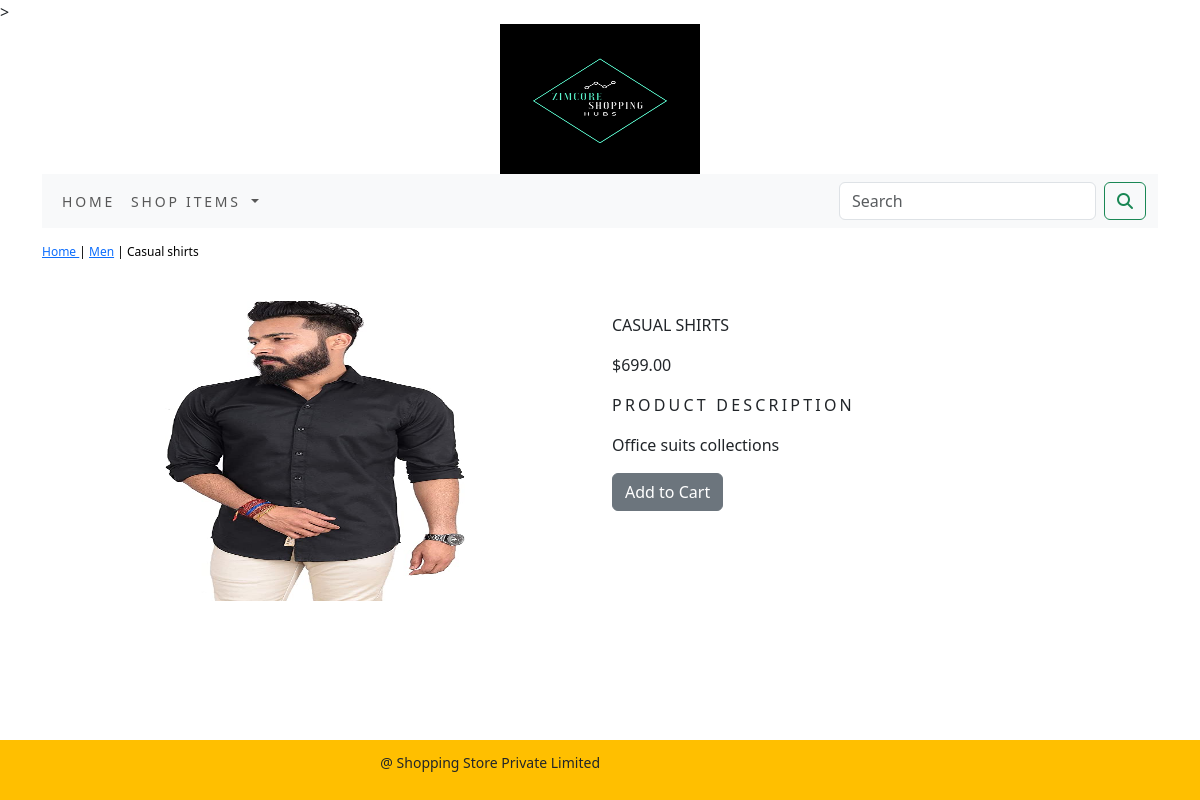
The app's page /shop/men/casual-shirts/ with its own data.
### shopapp/models.py (models this page shows, shortened)
class Product(models.Model):
    name = models.CharField(max_length=250, unique=True)
    slug = models.SlugField(max_length=250, unique=True)
    description = models.TextField(blank=True)
    price = models.DecimalField(max_digits=10, decimal_places=2)
    category = models.ForeignKey(Category, on_delete=models.CASCADE)
    image = models.ImageField(upload_to='product', blank=True)
    stock = models.IntegerField()
    available = models.BooleanField(default=True)
    created = models.DateTimeField(auto_now_add=True)
    updated = models.DateTimeField(auto_now=True)
    class Meta:
        ordering = ('name',)
        verbose_name = 'product'
        verbose_name_plural = 'products'

class Category(models.Model):
    name = models.CharField(max_length=250, unique=True)
    slug = models.SlugField(max_length=250, unique=True)
    description = models.TextField(blank=True)
    image = models.ImageField(upload_to='category', blank=True)
    class Meta:
        ordering = ('name',)
        verbose_name = 'category'
        verbose_name_plural = 'categories'
    def get_url(self):
        return reverse('shopapp:products_by_category', args=[self.slug])
    def __str__(self):
        return '{}'.format(self.name)

### shopapp/views.py (the view)
# urls.py: path('<slug:c_slug>/<slug:product_slug>/', views.proDetail, name='prodcatdetail')
def proDetail(request,c_slug,product_slug):
    try:
        product=Product.objects.get(category__slug=c_slug, slug=product_slug)
    except Exception as e:
        raise e
    return render(request, 'product.html', {'product': product})

### cart/context_processors.py (called while the page is built)
def counter(request):
    item_count=0
    if 'admin' in request.path:
        return {}
    else:
        try:
            cart=Cart.objects.filter(cart_id=_cart_id(request))
            car_items=CartItem.objects.all().filter(cart=cart[:1])
            for cart_item in car_items:
                item_count += cart_item.quantity
        except Cart.DoesNotExist:
            item_count = 0
    return dict(item_count=item_count)

### cart/views.py (called while the page is built)
def _cart_id(request):
    cart = request.session.session_key
    if not cart:
        cart = request.session.create()
    return cart

### shopapp/context_processors.py (called while the page is built)
def menu_links(request):
    links = Category.objects.all()
    return dict(links=links)

### Templates/product.html (shortened to what this page needs)
{% extends 'base.html' %}
{% load static %}
{% block content %}
<div class="row my_prod_row_class">
    <div class="mx_auto">
        <p> <a href="{% url 'shopapp:allProdCat' %}"> Home </a> |  <a href="{{product.category.get_url}}">{{product.category}}</a> | {{product.name}} </p>
    </div>
<div class="container">
    <br>
<div class="row">
    <div class="col-12 col-sm-12 col-md-12 col-lg-6 text-center" >
        <div style="min-width:18rem;">
            <img src="{{product.image.url}}" alt="{{product.name}}" width="300" height="300">
        </div>
    </div>
        <div class="col-12 col-sm-12 col-md-12 col-lg-6">
            <div>
                <h1 class="my_prod_title"> {{product.name}}</h1>
                <p> ${{product.price}}</p>
                <p class="my_title"> Product Description </p>
                <p class="text-justify my_prod_text"> {{product.description}}</p>
                {% if product.stock <= 0 %}
                <p class="text-justify my_prod_text"><b> Out of Stock </b></p>
                {% else %}
                <a class="btn btn-secondary" href="{% url 'cart:add_cart' product.id %}"> Add to Cart </a>
                {% endif %}
            </div>
        </div>
      </div>
    </div>
</div>
{% endblock %}

### static/css/custom.css (style rules this page uses)
body { font-family: 'Roboto', sans-serif; }
.my_title { font-size: 16px; text-transform: uppercase; letter-spacing: .2em; }
.my_prod_row_class { padding-top: 15px; padding-bottom: 20px; }
.my_prod_row_class .mx_auto { color: #000; font-size: 12px; text-decoration: none; }
.my_prod_title { font-size: 16px; text-transform: uppercase; padding-top: 15px; padding-bottom: 10px; }
.my_prod_text { padding-right: 20px; }

### records on screen
Product: category "Men", name "Casual shirts", image (picture), name "CASUAL SHIRTS", price "699.00", description "Office suits collections"
